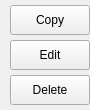
<?xml version="1.0" encoding="UTF-8"?>
<ui version="4.0">
 <class>TooltipMenu</class>
 <widget class="QWidget" name="TooltipMenu">
  <property name="geometry">
   <rect>
    <x>0</x>
    <y>0</y>
    <width>90</width>
    <height>110</height>
   </rect>
  </property>
  <property name="minimumSize">
   <size>
    <width>90</width>
    <height>110</height>
   </size>
  </property>
  <property name="maximumSize">
   <size>
    <width>16777215</width>
    <height>140</height>
   </size>
  </property>
  <property name="windowTitle">
   <string>Form</string>
  </property>
  <property name="styleSheet">
   <string notr="true">color: rgb(0, 0, 0);</string>
  </property>
  <layout class="QVBoxLayout" name="verticalLayout_2">
   <property name="spacing">
    <number>0</number>
   </property>
   <property name="leftMargin">
    <number>0</number>
   </property>
   <property name="topMargin">
    <number>0</number>
   </property>
   <property name="rightMargin">
    <number>0</number>
   </property>
   <property name="bottomMargin">
    <number>0</number>
   </property>
   <item>
    <widget class="QWidget" name="container" native="true">
     <layout class="QVBoxLayout" name="verticalLayout_3">
      <property name="spacing">
       <number>0</number>
      </property>
      <property name="leftMargin">
       <number>10</number>
      </property>
      <property name="topMargin">
       <number>0</number>
      </property>
      <property name="rightMargin">
       <number>0</number>
      </property>
      <property name="bottomMargin">
       <number>0</number>
      </property>
      <item alignment="Qt::AlignLeft">
       <widget class="QPushButton" name="btnCopy">
        <property name="sizePolicy">
         <sizepolicy hsizetype="Maximum" vsizetype="Fixed">
          <horstretch>0</horstretch>
          <verstretch>0</verstretch>
         </sizepolicy>
        </property>
        <property name="minimumSize">
         <size>
          <width>0</width>
          <height>30</height>
         </size>
        </property>
        <property name="maximumSize">
         <size>
          <width>16777215</width>
          <height>30</height>
         </size>
        </property>
        <property name="focusPolicy">
         <enum>Qt::NoFocus</enum>
        </property>
        <property name="text">
         <string>Copy</string>
        </property>
       </widget>
      </item>
      <item alignment="Qt::AlignLeft">
       <widget class="QPushButton" name="btnEdit">
        <property name="sizePolicy">
         <sizepolicy hsizetype="Maximum" vsizetype="Fixed">
          <horstretch>0</horstretch>
          <verstretch>0</verstretch>
         </sizepolicy>
        </property>
        <property name="minimumSize">
         <size>
          <width>0</width>
          <height>30</height>
         </size>
        </property>
        <property name="maximumSize">
         <size>
          <width>16777215</width>
          <height>30</height>
         </size>
        </property>
        <property name="focusPolicy">
         <enum>Qt::NoFocus</enum>
        </property>
        <property name="text">
         <string>Edit</string>
        </property>
       </widget>
      </item>
      <item alignment="Qt::AlignLeft">
       <widget class="QPushButton" name="btnDelete">
        <property name="sizePolicy">
         <sizepolicy hsizetype="Maximum" vsizetype="Fixed">
          <horstretch>0</horstretch>
          <verstretch>0</verstretch>
         </sizepolicy>
        </property>
        <property name="minimumSize">
         <size>
          <width>0</width>
          <height>30</height>
         </size>
        </property>
        <property name="maximumSize">
         <size>
          <width>16777215</width>
          <height>30</height>
         </size>
        </property>
        <property name="focusPolicy">
         <enum>Qt::NoFocus</enum>
        </property>
        <property name="text">
         <string>Delete</string>
        </property>
       </widget>
      </item>
     </layout>
    </widget>
   </item>
  </layout>
 </widget>
 <resources/>
 <connections/>
</ui>
